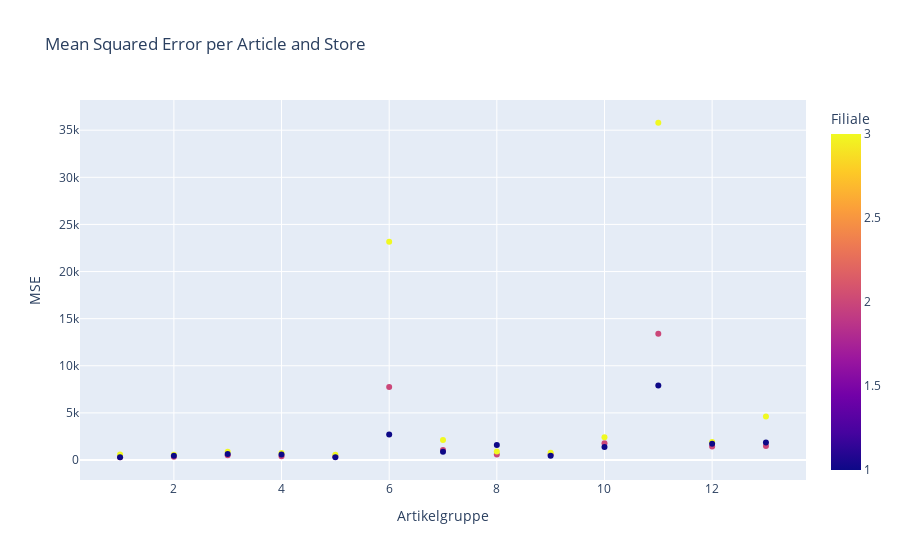

Notebook code cell kept with this figure:
### Code cell
sns.boxplot(x = 'Artikelgruppe', y = 'MSE', data=naive_model_performance,orient='v')
plt.title('Mean Squared Error per Article');

px.scatter(data_frame=naive_model_performance, x='Artikelgruppe', y= 'MSE',color='Filiale',title='Mean Squared Error per Article and Store' )

### Figure 1 — Plotly figure (JSON) as saved in the notebook; plotly's stock layout.template omitted (floating-point values rounded to 4 significant figures)
{"data": [{"hovertemplate": "Artikelgruppe=%{x}<br>MSE=%{y}<br>Filiale=%{marker.color}<extra></extra>", "legendgroup": "", "marker": {"color": [2, 2, 2, 2, 2, 2, 2, 2, 2, 2, 2, 2, 2, 3, 3, 3, 3, 3, 3, 3, 3, 3, 3, 3, 3, 3, 1, 1, 1, 1, 1, 1, 1, 1, 1, 1, 1, 1, 1], "coloraxis": "coloraxis", "symbol": "circle"}, "mode": "markers", "name": "", "orientation": "v", "showlegend": false, "type": "scatter", "x": [1, 2, 8, 5, 9, 11, 4, 12, 3, 7, 6, 13, 10, 1, 2, 8, 5, 9, 11, 4, 12, 3, 7, 6, 13, 10, 1, 2, 8, 5, 9, 11, 4, 12, 3, 7, 6, 13, 10], "xaxis": "x", "y": [305.1, 357.1, 575.5, 389.4, 586.7, 13400.0, 405.4, 1427.0, 499.5, 1068.0, 7736.0, 1475.0, 1774.0, 577.8, 555.6, 913.7, 571.2, 762.1, 35790.0, 755.3, 1918.0, 882.2, 2132.0, 23150.0, 4615.0, 2405.0, 301.5, 442.4, 1600.0, 292.9, 454.1, 7895.0, 588.5, 1737.0, 629.1, 886.7, 2704.0, 1868.0, 1390.0], "yaxis": "y"}], "layout": {"coloraxis": {"colorbar": {"title": {"text": "Filiale"}}, "colorscale": [[0, "#0d0887"], [0.1111, "#46039f"], [0.2222, "#7201a8"], [0.3333, "#9c179e"], [0.4444, "#bd3786"], [0.5556, "#d8576b"], [0.6667, "#ed7953"], [0.7778, "#fb9f3a"], [0.8889, "#fdca26"], [1, "#f0f921"]]}, "legend": {"tracegroupgap": 0}, "title": {"text": "Mean Squared Error per Article and Store"}, "xaxis": {"anchor": "y", "domain": [0, 1], "title": {"text": "Artikelgruppe"}}, "yaxis": {"anchor": "x", "domain": [0, 1], "title": {"text": "MSE"}}}}
